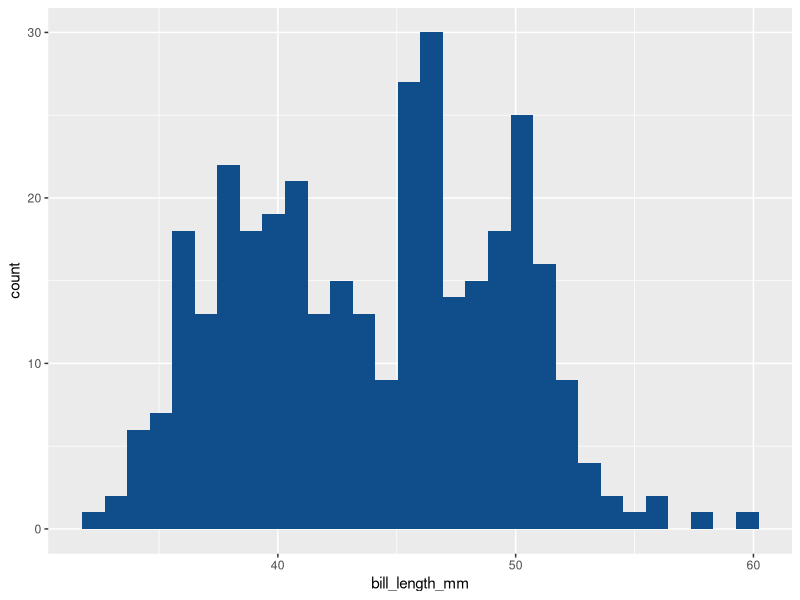
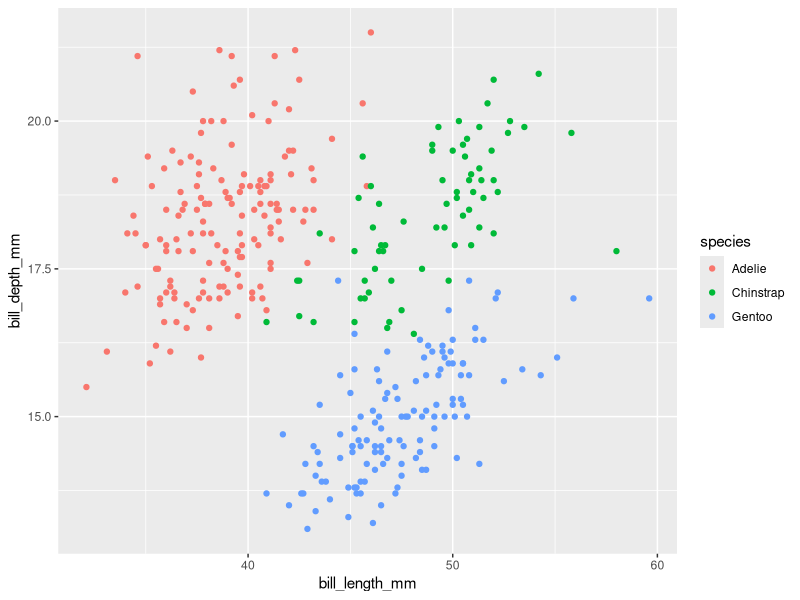
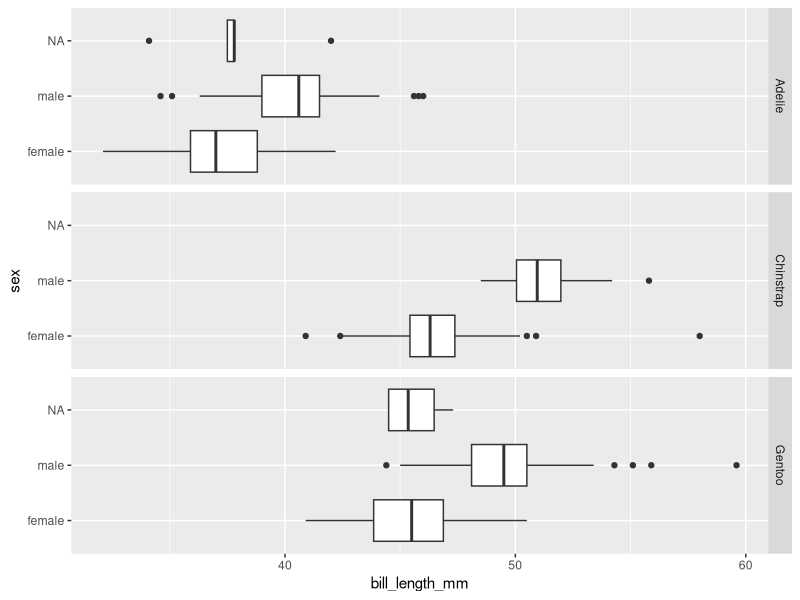

The R source for these figures, in order:
## ---- chunk 1
#knitr::opts_chunk$set(echo = TRUE, message=FALSE, warning=FALSE)
## ---- chunk 2
library(tidyverse)         # for graphing and data cleaning
library(palmerpenguins)     # for penguin data
## ---- chunk 3
data(penguins) #load Palmer penguin data
## ---- chunk 4
dim(penguins)
## ---- chunk 5
ggplot(data = penguins,
       mapping = aes(x=bill_length_mm,)) +
  geom_histogram(fill = "dodgerblue4")
## ---- chunk 6
ggplot(data = penguins,
       mapping = aes(x=bill_length_mm, y=bill_depth_mm,color = species)) +
  geom_point()
## ---- chunk 7
ggplot(data = penguins,
       mapping = aes(x=bill_length_mm, y=sex)) +
  geom_boxplot() +
  facet_grid(rows = vars(species))
